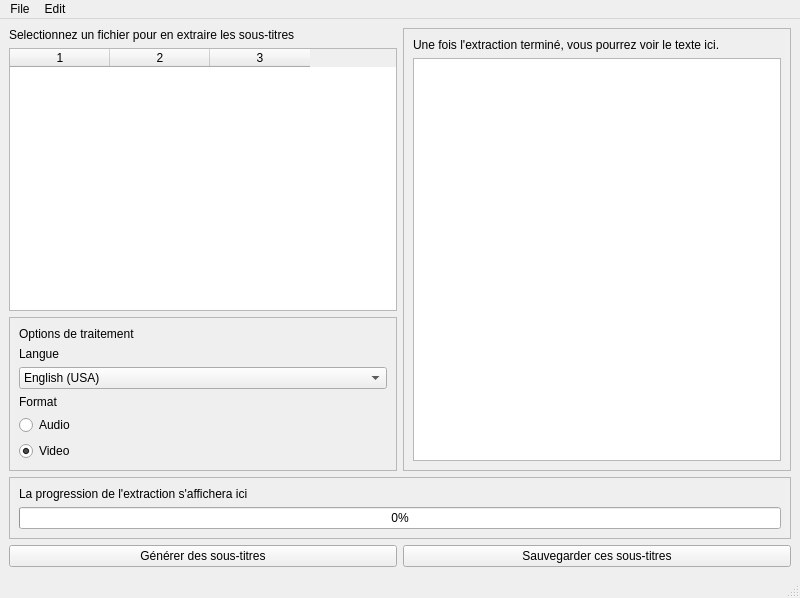
<?xml version="1.0" encoding="UTF-8"?>
<ui version="4.0">
 <class>MainWindow</class>
 <widget class="QMainWindow" name="MainWindow">
  <property name="geometry">
   <rect>
    <x>0</x>
    <y>0</y>
    <width>800</width>
    <height>598</height>
   </rect>
  </property>
  <property name="windowTitle">
   <string>Subtitler</string>
  </property>
  <widget class="QWidget" name="centralwidget">
   <layout class="QVBoxLayout" name="verticalLayout_13">
    <item>
     <layout class="QVBoxLayout" name="verticalLayout_12">
      <item>
       <layout class="QVBoxLayout" name="verticalLayout_11">
        <item>
         <layout class="QHBoxLayout" name="horizontalLayout_2">
          <item>
           <layout class="QVBoxLayout" name="verticalLayout_10">
            <item>
             <layout class="QVBoxLayout" name="verticalLayout">
              <item>
               <widget class="QLabel" name="label_ann_file">
                <property name="text">
                 <string>Selectionnez un fichier pour en extraire les sous-titres</string>
                </property>
               </widget>
              </item>
              <item>
               <widget class="QTableWidget" name="tableWidget">
                <property name="rowCount">
                 <number>0</number>
                </property>
                <property name="columnCount">
                 <number>3</number>
                </property>
                <attribute name="horizontalHeaderCascadingSectionResizes">
                 <bool>false</bool>
                </attribute>
                <column/>
                <column/>
                <column/>
               </widget>
              </item>
             </layout>
            </item>
            <item>
             <widget class="QFrame" name="frame">
              <property name="frameShape">
               <enum>QFrame::StyledPanel</enum>
              </property>
              <property name="frameShadow">
               <enum>QFrame::Raised</enum>
              </property>
              <layout class="QVBoxLayout" name="verticalLayout_9">
               <item>
                <widget class="QLabel" name="label_options_traitement">
                 <property name="text">
                  <string>Options de traitement</string>
                 </property>
                </widget>
               </item>
               <item>
                <layout class="QVBoxLayout" name="verticalLayout_3">
                 <item>
                  <widget class="QLabel" name="label_select_langue">
                   <property name="text">
                    <string>Langue</string>
                   </property>
                  </widget>
                 </item>
                 <item>
                  <widget class="QComboBox" name="combo_lang">
                   <item>
                    <property name="text">
                     <string>English (USA)</string>
                    </property>
                   </item>
                   <item>
                    <property name="text">
                     <string>English (UK)</string>
                    </property>
                   </item>
                   <item>
                    <property name="text">
                     <string>Français (France)</string>
                    </property>
                   </item>
                   <item>
                    <property name="text">
                     <string>Français (Belgique)</string>
                    </property>
                   </item>
                  </widget>
                 </item>
                </layout>
               </item>
               <item>
                <layout class="QVBoxLayout" name="verticalLayout_8">
                 <item>
                  <widget class="QLabel" name="label_format">
                   <property name="text">
                    <string>Format</string>
                   </property>
                  </widget>
                 </item>
                 <item>
                  <layout class="QVBoxLayout" name="verticalLayout_4">
                   <item>
                    <widget class="QRadioButton" name="radio_audio">
                     <property name="text">
                      <string>Audio</string>
                     </property>
                    </widget>
                   </item>
                   <item>
                    <widget class="QRadioButton" name="radio_video">
                     <property name="text">
                      <string>Video</string>
                     </property>
                     <property name="checked">
                      <bool>true</bool>
                     </property>
                    </widget>
                   </item>
                  </layout>
                 </item>
                </layout>
               </item>
              </layout>
             </widget>
            </item>
           </layout>
          </item>
          <item>
           <widget class="QFrame" name="frame_2">
            <property name="frameShape">
             <enum>QFrame::StyledPanel</enum>
            </property>
            <property name="frameShadow">
             <enum>QFrame::Raised</enum>
            </property>
            <layout class="QVBoxLayout" name="verticalLayout_5">
             <item>
              <widget class="QLabel" name="label_ann_content">
               <property name="text">
                <string>Une fois l'extraction terminé, vous pourrez voir le texte ici.</string>
               </property>
              </widget>
             </item>
             <item>
              <widget class="QTextEdit" name="text_content"/>
             </item>
            </layout>
           </widget>
          </item>
         </layout>
        </item>
        <item>
         <widget class="QFrame" name="frame_3">
          <property name="frameShape">
           <enum>QFrame::StyledPanel</enum>
          </property>
          <property name="frameShadow">
           <enum>QFrame::Raised</enum>
          </property>
          <layout class="QVBoxLayout" name="verticalLayout_2">
           <item>
            <widget class="QLabel" name="label_progress">
             <property name="text">
              <string>La progression de l'extraction s'affichera ici</string>
             </property>
            </widget>
           </item>
           <item>
            <widget class="QProgressBar" name="progressBar">
             <property name="value">
              <number>0</number>
             </property>
            </widget>
           </item>
          </layout>
         </widget>
        </item>
       </layout>
      </item>
      <item>
       <layout class="QHBoxLayout" name="horizontalLayout">
        <item>
         <widget class="QPushButton" name="button_new">
          <property name="text">
           <string>Générer des sous-titres</string>
          </property>
         </widget>
        </item>
        <item>
         <widget class="QPushButton" name="button_save">
          <property name="text">
           <string>Sauvegarder ces sous-titres</string>
          </property>
         </widget>
        </item>
       </layout>
      </item>
     </layout>
    </item>
    <item>
     <layout class="QVBoxLayout" name="verticalLayout_7"/>
    </item>
    <item>
     <layout class="QVBoxLayout" name="verticalLayout_6"/>
    </item>
   </layout>
  </widget>
  <widget class="QMenuBar" name="menubar">
   <property name="geometry">
    <rect>
     <x>0</x>
     <y>0</y>
     <width>800</width>
     <height>27</height>
    </rect>
   </property>
   <widget class="QMenu" name="menuFile">
    <property name="title">
     <string>File</string>
    </property>
    <addaction name="actionOpen_a_file"/>
    <addaction name="actionOpen_multiple_files"/>
    <addaction name="actionSave"/>
   </widget>
   <widget class="QMenu" name="menuEdit">
    <property name="title">
     <string>Edit</string>
    </property>
    <addaction name="actionUpdate_subtitle"/>
    <addaction name="actionLatest_state"/>
   </widget>
   <addaction name="menuFile"/>
   <addaction name="menuEdit"/>
  </widget>
  <widget class="QStatusBar" name="statusbar"/>
  <action name="actionOpen_a_file">
   <property name="text">
    <string>Open a file</string>
   </property>
   <property name="shortcut">
    <string>Ctrl+O</string>
   </property>
  </action>
  <action name="actionOpen_multiple_files">
   <property name="text">
    <string>Open multiple files</string>
   </property>
   <property name="shortcut">
    <string>Ctrl+M</string>
   </property>
  </action>
  <action name="actionUpdate_subtitle">
   <property name="text">
    <string>Update subtitle</string>
   </property>
   <property name="shortcut">
    <string>Ctrl+U</string>
   </property>
  </action>
  <action name="actionSave">
   <property name="text">
    <string>Save</string>
   </property>
   <property name="shortcut">
    <string>Ctrl+S</string>
   </property>
  </action>
  <action name="actionLatest_state">
   <property name="text">
    <string>Latest state</string>
   </property>
   <property name="shortcut">
    <string>Ctrl+R</string>
   </property>
  </action>
 </widget>
 <resources/>
 <connections/>
</ui>
